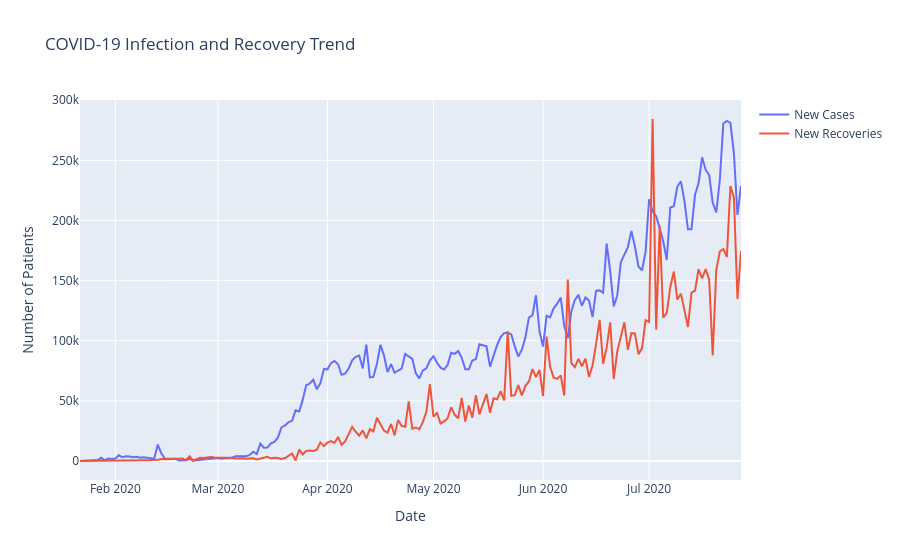

The code cell stored with this chart in its notebook:
### Code cell
import plotly.graph_objects as go

fig = go.Figure()

fig.add_trace(go.Scatter(
    x=daily["Date"],
    y=daily["New Cases"],
    mode="lines",
    name="New Cases"
))

fig.add_trace(go.Scatter(
    x=daily["Date"],
    y=daily["New Recoveries"],
    mode="lines",
    name="New Recoveries"
))

fig.update_layout(
    title="COVID-19 Infection and Recovery Trend",
    xaxis_title="Date",
    yaxis_title="Number of Patients",
    hovermode="x unified"
)

fig.show()

### Figure 1 — Plotly figure (JSON) as saved in the notebook; plotly's stock layout.template omitted (floating-point values rounded to 4 significant figures; data arrays with more than 128 entries replaced by an {"elided": "..."} marker saying what was removed)
{"data": [{"mode": "lines", "name": "New Cases", "type": "scatter", "x": {"elided": "188 str values"}, "y": {"elided": "188 float values"}}, {"mode": "lines", "name": "New Recoveries", "type": "scatter", "x": {"elided": "188 str values"}, "y": {"elided": "188 float values"}}], "layout": {"hovermode": "x unified", "title": {"text": "COVID-19 Infection and Recovery Trend"}, "xaxis": {"title": {"text": "Date"}}, "yaxis": {"title": {"text": "Number of Patients"}}}}
